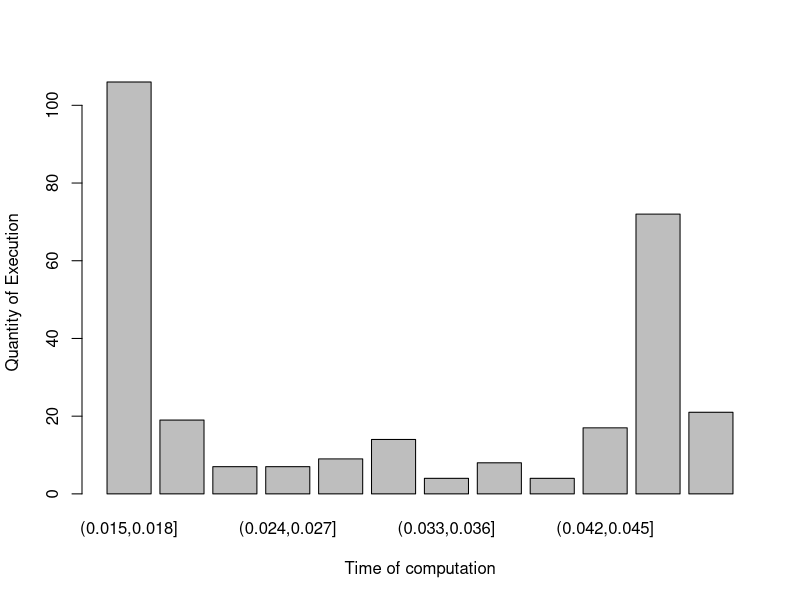

Write the R code that produced this figure.
d = c(0.015527,0.050097,0.016601,0.045554,0.024527,0.050784,0.017888,0.048106,0.027905,0.017924,0.031265,0.04696,0.016392,0.048349,0.016458,0.044259,0.019201,0.03249,0.016516,0.044027,0.016423,0.046644,0.0167,0.039341,0.020963,0.044948,0.016486,0.046655,0.016319,0.029317,0.019141,0.048672,0.016531,0.047122,0.048529,0.016498,0.048556,0.016419,0.016577,0.047059,0.017055,0.047419,0.017813,0.045026,0.019203,0.025694,0.044535,0.046034,0.016233,0.047194,0.016089,0.038992,0.01652,0.042248,0.025717,0.031368,0.0165,0.016979,0.0192,0.045846,0.017136,0.049026,0.017123,0.047531,0.016678,0.039339,0.016595,0.036314,0.046544,0.016074,0.047612,0.017302,0.045205,0.016915,0.047589,0.018178,0.044798,0.030855,0.016537,0.016471,0.045348,0.016601,0.029323,0.045986,0.01678,0.047185,0.01628,0.047463,0.018034,0.019091,0.046635,0.048734,0.032028,0.017209,0.017136,0.049995,0.017865,0.046739,0.01674,0.048304,0.049459,0.022374,0.018522,0.047979,0.016926,0.016857,0.047691,0.016241,0.017372,0.021143,0.045739,0.016718,0.029399,0.046375,0.016682,0.032499,0.04747,0.044226,0.04722,0.01611,0.03966,0.029402,0.016605,0.046145,0.016466,0.036869,0.016762,0.045828,0.025149,0.038356,0.024357,0.043526,0.031925,0.016484,0.01676,0.045886,0.031471,0.01923,0.046635,0.031251,0.027687,0.046415,0.016773,0.046908,0.016725,0.046585,0.016755,0.046617,0.038146,0.016227,0.043967,0.018057,0.048948,0.01786,0.049072,0.016685,0.052115,0.016477,0.017266,0.047574,0.018141,0.045701,0.021022,0.01786,0.045947,0.033148,0.024652,0.046234,0.016508,0.017797,0.045868,0.016591,0.04759,0.016375,0.042853,0.040486,0.034087,0.017288,0.016491,0.017368,0.045214,0.046052,0.017101,0.030044,0.047732,0.046228,0.016458,0.045974,0.016815,0.048004,0.018098,0.046562,0.016814,0.045966,0.016941,0.029402,0.04457,0.031371,0.017327,0.049447,0.047069,0.022132,0.046494,0.016877,0.046835,0.047428,0.016888,0.049943,0.016615,0.048874,0.018665,0.046145,0.016418,0.047541,0.016539,0.046879,0.031727,0.016536,0.016825,0.016629,0.046594,0.016781,0.019222,0.016824,0.04616,0.016954,0.046836,0.017733,0.025966,0.042212,0.022293,0.020987,0.042494,0.030808,0.0442,0.016517,0.048863,0.018005,0.045965,0.016796,0.048254,0.016597,0.045327,0.019895,0.047975,0.021177,0.047223,0.036304,0.046068,0.016515,0.047065,0.016218,0.045218,0.016348,0.046536,0.017211,0.028717,0.042168,0.017469,0.038373,0.016794,0.016653,0.046951,0.044447,0.017307,0.046962,0.016785,0.021134,0.03304,0.048451,0.016151,0.047264,0.046832,0.016329,0.031782,0.016345,0.018728,0.016359,0.046884,0.016567,0.017701,0.017535,0.01651,0.017013,0.044801,0.036798,0.016234,0.029655,0.035548)
t1 = table(cut(d,breaks=seq(0.015,0.053,0.003)))
barplot(t1,ylab = "Quantity of Execution ",xlab = "Time of computation")
